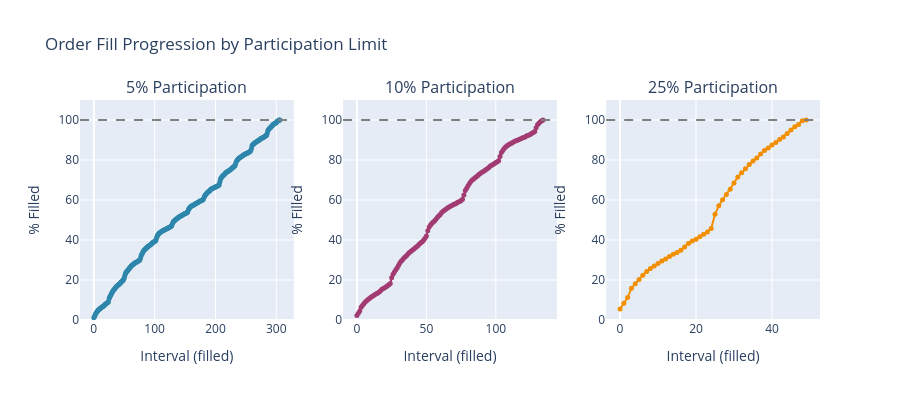

Source (notebook cell):
### Markdown cell above
### Plot Completion Paths by Participation Limit

### Code cell
fig = make_subplots(
    rows=1,
    cols=3,
    subplot_titles=["5% Participation", "10% Participation", "25% Participation"],
)

colors = ["#2E86AB", "#A23B72", "#F18F01"]

for i, (rate, df) in enumerate(results.items()):
    if df.height == 0:
        continue
    fig.add_scatter(
        x=df["bar"].to_list(),
        y=df["pct_complete"].to_list(),
        mode="lines+markers",
        name=f"{rate:.0%}",
        line=dict(color=colors[i], width=2),
        marker=dict(size=5),
        row=1,
        col=i + 1,
    )
    fig.add_hline(y=100, line_dash="dash", line_color="gray", row=1, col=i + 1)

fig.update_xaxes(title_text="Interval (filled)")
fig.update_yaxes(title_text="% Filled", range=[0, 110])
fig.update_layout(
    title="Order Fill Progression by Participation Limit",
    height=400,
    showlegend=False,
)
fig.show()

### Figure 1 — Plotly figure (JSON) as saved in the notebook; plotly's stock layout.template omitted (floating-point values rounded to 4 significant figures; data arrays with more than 128 entries replaced by an {"elided": "..."} marker saying what was removed)
{"data": [{"line": {"color": "#2E86AB", "width": 2}, "marker": {"size": 5}, "mode": "lines+markers", "name": "5%", "type": "scatter", "x": {"elided": "307 int values"}, "xaxis": "x", "y": {"elided": "307 float values"}, "yaxis": "y"}, {"line": {"color": "#A23B72", "width": 2}, "marker": {"size": 5}, "mode": "lines+markers", "name": "10%", "type": "scatter", "x": {"elided": "135 int values"}, "xaxis": "x2", "y": {"elided": "135 float values"}, "yaxis": "y2"}, {"line": {"color": "#F18F01", "width": 2}, "marker": {"size": 5}, "mode": "lines+markers", "name": "25%", "type": "scatter", "x": [0, 1, 2, 3, 4, 5, 6, 7, 8, 9, 10, 11, 12, 13, 14, 15, 16, 17, 18, 19, 20, 21, 22, 23, 24, 25, 26, 27, 28, 29, 30, 31, 32, 33, 34, 35, 36, 37, 38, 39, 40, 41, 42, 43, 44, 45, 46, 47, 48, 49], "xaxis": "x3", "y": [5.5, 8.429, 11.21, 15.83, 18.15, 20.27, 22.41, 24.2, 25.72, 27.01, 28.31, 29.5, 30.56, 31.76, 32.85, 33.8, 34.93, 36.56, 38.29, 39.46, 40.4, 41.66, 42.81, 44.06, 45.74, 52.86, 57.09, 60.14, 62.73, 65.41, 68.52, 71.47, 73.6, 75.59, 77.73, 79.52, 81.04, 83.0, 84.71, 86.0, 87.45, 88.75, 90.22, 91.48, 93.26, 95.0, 96.62, 97.76, 99.64, 100.0], "yaxis": "y3"}], "layout": {"annotations": [{"font": {"size": 16}, "showarrow": false, "text": "5% Participation", "x": 0.1444, "xanchor": "center", "xref": "paper", "y": 1.0, "yanchor": "bottom", "yref": "paper"}, {"font": {"size": 16}, "showarrow": false, "text": "10% Participation", "x": 0.5, "xanchor": "center", "xref": "paper", "y": 1.0, "yanchor": "bottom", "yref": "paper"}, {"font": {"size": 16}, "showarrow": false, "text": "25% Participation", "x": 0.8556, "xanchor": "center", "xref": "paper", "y": 1.0, "yanchor": "bottom", "yref": "paper"}], "height": 400, "shapes": [{"line": {"color": "gray", "dash": "dash"}, "type": "line", "x0": 0, "x1": 1, "xref": "x domain", "y0": 100, "y1": 100, "yref": "y"}, {"line": {"color": "gray", "dash": "dash"}, "type": "line", "x0": 0, "x1": 1, "xref": "x2 domain", "y0": 100, "y1": 100, "yref": "y2"}, {"line": {"color": "gray", "dash": "dash"}, "type": "line", "x0": 0, "x1": 1, "xref": "x3 domain", "y0": 100, "y1": 100, "yref": "y3"}], "showlegend": false, "title": {"text": "Order Fill Progression by Participation Limit"}, "xaxis": {"anchor": "y", "domain": [0.0, 0.2889], "title": {"text": "Interval (filled)"}}, "xaxis2": {"anchor": "y2", "domain": [0.3556, 0.6444], "title": {"text": "Interval (filled)"}}, "xaxis3": {"anchor": "y3", "domain": [0.7111, 1.0], "title": {"text": "Interval (filled)"}}, "yaxis": {"anchor": "x", "domain": [0.0, 1.0], "range": [0, 110], "title": {"text": "% Filled"}}, "yaxis2": {"anchor": "x2", "domain": [0.0, 1.0], "range": [0, 110], "title": {"text": "% Filled"}}, "yaxis3": {"anchor": "x3", "domain": [0.0, 1.0], "range": [0, 110], "title": {"text": "% Filled"}}}}
